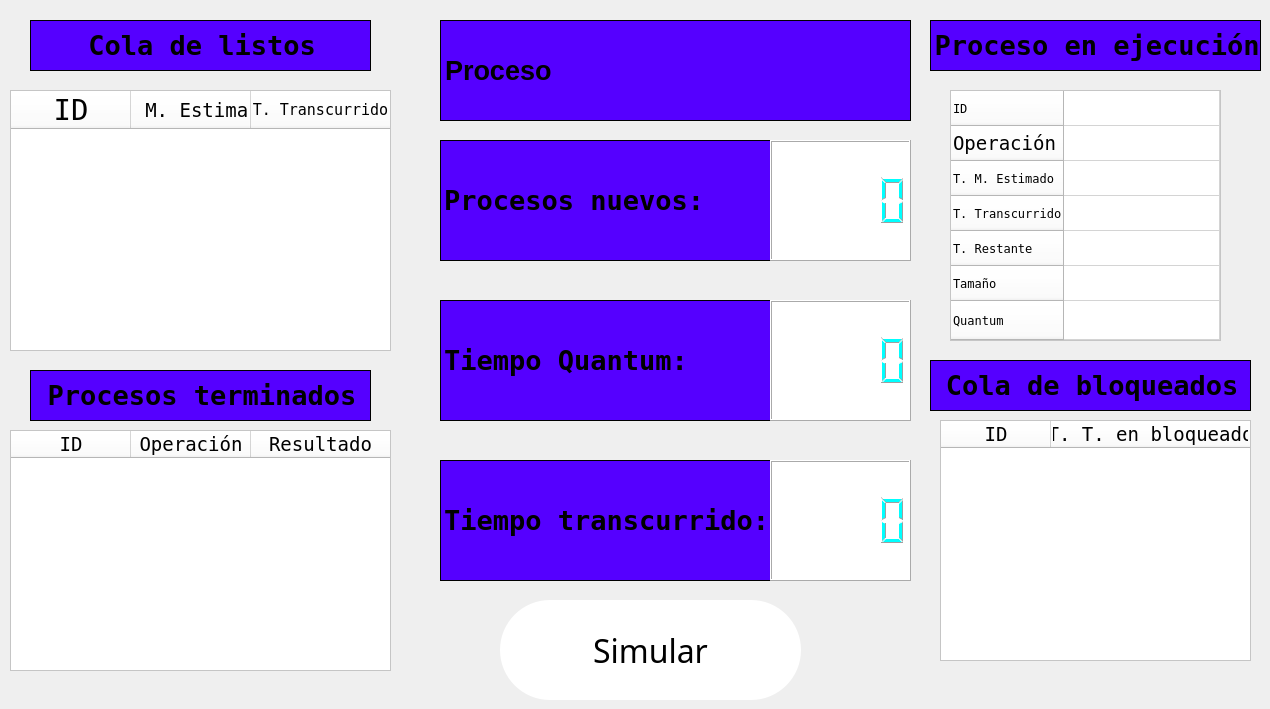
    <widget class="QWidget" name="mostrarProcesos">
     <widget class="QTableWidget" name="readyProcessesTB">
      <property name="geometry">
       <rect>
        <x>10</x>
        <y>90</y>
        <width>381</width>
        <height>261</height>
       </rect>
      </property>
      <property name="font">
       <font>
        <family>Fixedsys</family>
        <pointsize>12</pointsize>
       </font>
      </property>
      <property name="styleSheet">
       <string notr="true">background-color: white;
color: black;</string>
      </property>
      <property name="frameShape">
       <enum>QFrame::StyledPanel</enum>
      </property>
      <property name="editTriggers">
       <set>QAbstractItemView::NoEditTriggers</set>
      </property>
      <attribute name="horizontalHeaderCascadingSectionResizes">
       <bool>false</bool>
      </attribute>
      <attribute name="horizontalHeaderMinimumSectionSize">
       <number>120</number>
      </attribute>
      <attribute name="horizontalHeaderDefaultSectionSize">
       <number>120</number>
      </attribute>
      <attribute name="horizontalHeaderStretchLastSection">
       <bool>true</bool>
      </attribute>
      <attribute name="verticalHeaderVisible">
       <bool>false</bool>
      </attribute>
      <attribute name="verticalHeaderDefaultSectionSize">
       <number>30</number>
      </attribute>
      <column>
       <property name="text">
        <string>ID</string>
       </property>
       <property name="font">
        <font>
         <family>Fixedsys</family>
         <pointsize>22</pointsize>
        </font>
       </property>
       <property name="background">
        <color>
         <red>255</red>
         <green>255</green>
         <blue>255</blue>
        </color>
       </property>
      </column>
      <column>
       <property name="text">
        <string>T. M. Estimado</string>
       </property>
       <property name="font">
        <font>
         <family>Fixedsys</family>
         <pointsize>14</pointsize>
        </font>
       </property>
       <property name="background">
        <color>
         <red>255</red>
         <green>255</green>
         <blue>255</blue>
        </color>
       </property>
      </column>
      <column>
       <property name="text">
        <string>T. Transcurrido</string>
       </property>
       <property name="font">
        <font>
         <family>Fixedsys</family>
         <pointsize>11</pointsize>
        </font>
       </property>
      </column>
     </widget>
     <widget class="QTableWidget" name="processRuningTB">
      <property name="geometry">
       <rect>
        <x>950</x>
        <y>90</y>
        <width>271</width>
        <height>251</height>
       </rect>
      </property>
      <property name="font">
       <font>
        <family>Fixedsys</family>
        <pointsize>12</pointsize>
       </font>
      </property>
      <property name="styleSheet">
       <string notr="true">background-color: white;
color: black;
</string>
      </property>
      <property name="frameShape">
       <enum>QFrame::StyledPanel</enum>
      </property>
      <property name="editTriggers">
       <set>QAbstractItemView::NoEditTriggers</set>
      </property>
      <property name="sortingEnabled">
       <bool>false</bool>
      </property>
      <property name="rowCount">
       <number>7</number>
      </property>
      <attribute name="horizontalHeaderVisible">
       <bool>false</bool>
      </attribute>
      <attribute name="horizontalHeaderCascadingSectionResizes">
       <bool>false</bool>
      </attribute>
      <attribute name="horizontalHeaderMinimumSectionSize">
       <number>100</number>
      </attribute>
      <attribute name="horizontalHeaderDefaultSectionSize">
       <number>100</number>
      </attribute>
      <attribute name="horizontalHeaderStretchLastSection">
       <bool>true</bool>
      </attribute>
      <attribute name="verticalHeaderVisible">
       <bool>true</bool>
      </attribute>
      <attribute name="verticalHeaderCascadingSectionResizes">
       <bool>false</bool>
      </attribute>
      <attribute name="verticalHeaderMinimumSectionSize">
       <number>35</number>
      </attribute>
      <attribute name="verticalHeaderDefaultSectionSize">
       <number>35</number>
      </attribute>
      <attribute name="verticalHeaderShowSortIndicator" stdset="0">
       <bool>false</bool>
      </attribute>
      <attribute name="verticalHeaderStretchLastSection">
       <bool>true</bool>
      </attribute>
      <row>
       <property name="text">
        <string>ID</string>
       </property>
       <property name="font">
        <font>
         <family>Fixedsys</family>
         <pointsize>9</pointsize>
        </font>
       </property>
      </row>
      <row>
       <property name="text">
        <string>Operación</string>
       </property>
       <property name="font">
        <font>
         <family>Fixedsys</family>
         <pointsize>14</pointsize>
        </font>
       </property>
      </row>
      <row>
       <property name="text">
        <string>T. M. Estimado</string>
       </property>
       <property name="font">
        <font>
         <family>Fixedsys</family>
         <pointsize>9</pointsize>
        </font>
       </property>
      </row>
      <row>
       <property name="text">
        <string>T. Transcurrido</string>
       </property>
       <property name="font">
        <font>
         <family>Fixedsys</family>
         <pointsize>9</pointsize>
        </font>
       </property>
      </row>
      <row>
       <property name="text">
        <string>T. Restante</string>
       </property>
       <property name="font">
        <font>
         <family>Fixedsys</family>
         <pointsize>9</pointsize>
        </font>
       </property>
      </row>
      <row>
       <property name="text">
        <string>Tamaño</string>
       </property>
       <property name="font">
        <font>
         <family>Fixedsys</family>
         <pointsize>9</pointsize>
        </font>
       </property>
      </row>
      <row>
       <property name="text">
        <string>Quantum</string>
       </property>
       <property name="font">
        <font>
         <family>Fixedsys</family>
         <pointsize>9</pointsize>
        </font>
       </property>
      </row>
      <column>
       <property name="text">
        <string>New Column</string>
       </property>
      </column>
     </widget>
     <widget class="QTableWidget" name="finishedTB">
      <property name="enabled">
       <bool>true</bool>
      </property>
      <property name="geometry">
       <rect>
        <x>10</x>
        <y>430</y>
        <width>381</width>
        <height>241</height>
       </rect>
      </property>
      <property name="font">
       <font>
        <family>Fixedsys</family>
        <pointsize>12</pointsize>
        <bold>false</bold>
       </font>
      </property>
      <property name="styleSheet">
       <string notr="true">background-color: white;
color: black;
border-color: rgb(85, 0, 255);</string>
      </property>
      <property name="frameShape">
       <enum>QFrame::StyledPanel</enum>
      </property>
      <property name="lineWidth">
       <number>0</number>
      </property>
      <property name="autoScrollMargin">
       <number>20</number>
      </property>
      <property name="editTriggers">
       <set>QAbstractItemView::NoEditTriggers</set>
      </property>
      <attribute name="horizontalHeaderVisible">
       <bool>true</bool>
      </attribute>
      <attribute name="horizontalHeaderCascadingSectionResizes">
       <bool>true</bool>
      </attribute>
      <attribute name="horizontalHeaderMinimumSectionSize">
       <number>120</number>
      </attribute>
      <attribute name="horizontalHeaderDefaultSectionSize">
       <number>120</number>
      </attribute>
      <attribute name="horizontalHeaderHighlightSections">
       <bool>true</bool>
      </attribute>
      <attribute name="horizontalHeaderShowSortIndicator" stdset="0">
       <bool>false</bool>
      </attribute>
      <attribute name="horizontalHeaderStretchLastSection">
       <bool>true</bool>
      </attribute>
      <attribute name="verticalHeaderVisible">
       <bool>false</bool>
      </attribute>
      <attribute name="verticalHeaderMinimumSectionSize">
       <number>30</number>
      </attribute>
      <column>
       <property name="text">
        <string>ID</string>
       </property>
       <property name="font">
        <font>
         <family>Fixedsys</family>
         <pointsize>14</pointsize>
        </font>
       </property>
       <property name="background">
        <color>
         <red>255</red>
         <green>255</green>
         <blue>255</blue>
        </color>
       </property>
      </column>
      <column>
       <property name="text">
        <string>Operación</string>
       </property>
       <property name="font">
        <font>
         <family>Fixedsys</family>
         <pointsize>14</pointsize>
        </font>
       </property>
       <property name="background">
        <color>
         <red>255</red>
         <green>255</green>
         <blue>255</blue>
        </color>
       </property>
      </column>
      <column>
       <property name="text">
        <string>Resultado</string>
       </property>
       <property name="font">
        <font>
         <family>Fixedsys</family>
         <pointsize>14</pointsize>
        </font>
       </property>
       <property name="background">
        <color>
         <red>255</red>
         <green>255</green>
         <blue>255</blue>
        </color>
       </property>
      </column>
     </widget>
     <widget class="QTableWidget" name="blockTB">
      <property name="enabled">
       <bool>true</bool>
      </property>
      <property name="geometry">
       <rect>
        <x>940</x>
        <y>420</y>
        <width>311</width>
        <height>241</height>
       </rect>
      </property>
      <property name="font">
       <font>
        <family>Fixedsys</family>
        <pointsize>12</pointsize>
        <bold>false</bold>
       </font>
      </property>
      <property name="styleSheet">
       <string notr="true">background-color: white;
color: black;
border-color: rgb(85, 0, 255);</string>
      </property>
      <property name="frameShape">
       <enum>QFrame::StyledPanel</enum>
      </property>
      <property name="lineWidth">
       <number>0</number>
      </property>
      <property name="autoScrollMargin">
       <number>20</number>
      </property>
      <property name="editTriggers">
       <set>QAbstractItemView::NoEditTriggers</set>
      </property>
      <attribute name="horizontalHeaderVisible">
       <bool>true</bool>
      </attribute>
      <attribute name="horizontalHeaderCascadingSectionResizes">
       <bool>true</bool>
      </attribute>
      <attribute name="horizontalHeaderMinimumSectionSize">
       <number>110</number>
      </attribute>
      <attribute name="horizontalHeaderDefaultSectionSize">
       <number>110</number>
      </attribute>
      <attribute name="horizontalHeaderHighlightSections">
       <bool>true</bool>
      </attribute>
      <attribute name="horizontalHeaderShowSortIndicator" stdset="0">
       <bool>false</bool>
      </attribute>
      <attribute name="horizontalHeaderStretchLastSection">
       <bool>true</bool>
      </attribute>
      <attribute name="verticalHeaderVisible">
       <bool>false</bool>
      </attribute>
      <attribute name="verticalHeaderMinimumSectionSize">
       <number>30</number>
      </attribute>
      <column>
       <property name="text">
        <string>ID</string>
       </property>
       <property name="font">
        <font>
         <family>Fixedsys</family>
         <pointsize>14</pointsize>
        </font>
       </property>
       <property name="background">
        <color>
         <red>255</red>
         <green>255</green>
         <blue>255</blue>
        </color>
       </property>
      </column>
      <column>
       <property name="text">
        <string>T. T. en bloqueado</string>
       </property>
       <property name="font">
        <font>
         <family>Fixedsys</family>
         <pointsize>14</pointsize>
        </font>
       </property>
       <property name="background">
        <color>
         <red>255</red>
         <green>255</green>
         <blue>255</blue>
        </color>
       </property>
      </column>
     </widget>
     <widget class="QLCDNumber" name="globalCountLCD">
      <property name="geometry">
       <rect>
        <x>770</x>
        <y>460</y>
        <width>141</width>
        <height>121</height>
       </rect>
      </property>
      <property name="font">
       <font>
        <pointsize>20</pointsize>
       </font>
      </property>
      <property name="layoutDirection">
       <enum>Qt::LeftToRight</enum>
      </property>
      <property name="autoFillBackground">
       <bool>false</bool>
      </property>
      <property name="styleSheet">
       <string notr="true">background-color: rgb(255, 255, 255);
color: rgb(0, 255, 255);</string>
      </property>
      <property name="frameShape">
       <enum>QFrame::Box</enum>
      </property>
      <property name="segmentStyle">
       <enum>QLCDNumber::Filled</enum>
      </property>
     </widget>
     <widget class="QLCDNumber" name="newProcessesLCD">
      <property name="geometry">
       <rect>
        <x>770</x>
        <y>140</y>
        <width>141</width>
        <height>121</height>
       </rect>
      </property>
      <property name="font">
       <font>
        <family>Modern</family>
        <italic>false</italic>
       </font>
      </property>
      <property name="contextMenuPolicy">
       <enum>Qt::DefaultContextMenu</enum>
      </property>
      <property name="toolTip">
       <string>&lt;!DOCTYPE HTML PUBLIC &quot;-//W3C//DTD HTML 4.0//EN&quot; &quot;http://www.w3.org/TR/REC-html40/strict.dtd&quot;&gt;
&lt;html&gt;&lt;head&gt;&lt;meta name=&quot;qrichtext&quot; content=&quot;1&quot; /&gt;&lt;meta charset=&quot;utf-8&quot; /&gt;&lt;style type=&quot;text/css&quot;&gt;
p, li { white-space: pre-wrap; }
hr { height: 1px; border-width: 0; }
&lt;/style&gt;&lt;/head&gt;&lt;body style=&quot; font-family:'Segoe UI'; font-size:9pt; font-weight:400; font-style:normal;&quot;&gt;
&lt;p align=&quot;center&quot; style=&quot; margin-top:12px; margin-bottom:12px; margin-left:0px; margin-right:0px; -qt-block-indent:0; text-indent:0px;&quot;&gt;&lt;span style=&quot; font-size:22pt;&quot;&gt;&lt;br /&gt;&lt;/span&gt;&lt;/p&gt;&lt;/body&gt;&lt;/html&gt;</string>
      </property>
      <property name="layoutDirection">
       <enum>Qt::LeftToRight</enum>
      </property>
      <property name="styleSheet">
       <string notr="true">background-color: rgb(255, 255, 255);
color: rgb(0, 255, 255);</string>
      </property>
      <property name="frameShape">
       <enum>QFrame::Box</enum>
      </property>
      <property name="frameShadow">
       <enum>QFrame::Raised</enum>
      </property>
      <property name="lineWidth">
       <number>1</number>
      </property>
      <property name="mode">
       <enum>QLCDNumber::Dec</enum>
      </property>
      <property name="segmentStyle">
       <enum>QLCDNumber::Filled</enum>
      </property>
     </widget>
     <widget class="QPushButton" name="startRunPB">
      <property name="geometry">
       <rect>
        <x>500</x>
        <y>600</y>
        <width>301</width>
        <height>100</height>
       </rect>
      </property>
      <property name="font">
       <font>
        <family>Bernard MT Condensed</family>
        <pointsize>24</pointsize>
        <bold>false</bold>
       </font>
      </property>
      <property name="styleSheet">
       <string notr="true">QPushButton {
        background-color: rgb(255, 255, 255);
        border: none;
        color: rgb(0, 0, 0);
        border-radius: 50px;
}

QPushButton:hover {
        background-color: rgb(157, 157, 157);
}

QPushButton:pressed {
        background-color:rgb(85, 0, 255)
}</string>
      </property>
      <property name="text">
       <string>Simular</string>
      </property>
      <property name="icon">
       <iconset>
        <normaloff>Tuercas.ico</normaloff>Tuercas.ico</iconset>
      </property>
      <property name="iconSize">
       <size>
        <width>40</width>
        <height>40</height>
       </size>
      </property>
      <property name="shortcut">
       <string/>
      </property>
      <property name="checkable">
       <bool>false</bool>
      </property>
      <property name="checked">
       <bool>false</bool>
      </property>
      <property name="autoRepeat">
       <bool>false</bool>
      </property>
      <property name="autoExclusive">
       <bool>false</bool>
      </property>
      <property name="autoDefault">
       <bool>false</bool>
      </property>
      <property name="default">
       <bool>false</bool>
      </property>
     </widget>
     <widget class="QLabel" name="label_6">
      <property name="geometry">
       <rect>
        <x>440</x>
        <y>140</y>
        <width>471</width>
        <height>121</height>
       </rect>
      </property>
      <property name="font">
       <font>
        <family>Fixedsys</family>
       </font>
      </property>
      <property name="styleSheet">
       <string notr="true">background-color: rgb(85, 0, 255);</string>
      </property>
      <property name="frameShape">
       <enum>QFrame::Panel</enum>
      </property>
      <property name="text">
       <string>&lt;!DOCTYPE HTML PUBLIC &quot;-//W3C//DTD HTML 4.0//EN&quot; &quot;http://www.w3.org/TR/REC-html40/strict.dtd&quot;&gt;
&lt;html&gt;&lt;head&gt;&lt;meta name=&quot;qrichtext&quot; content=&quot;1&quot; /&gt;&lt;meta charset=&quot;utf-8&quot; /&gt;&lt;style type=&quot;text/css&quot;&gt;
p, li { white-space: pre-wrap; }
hr { height: 1px; border-width: 0; }
&lt;/style&gt;&lt;/head&gt;&lt;body style=&quot; font-family:'Fixedsys'; font-size:9pt; font-weight:400; font-style:normal;&quot;&gt;
&lt;p style=&quot; margin-top:0px; margin-bottom:0px; margin-left:0px; margin-right:0px; -qt-block-indent:0; text-indent:0px;&quot;&gt;&lt;span style=&quot; font-family:'Segoe UI'; font-size:20pt; font-weight:700;&quot;&gt;Procesos nuevos:&lt;/span&gt;&lt;/p&gt;&lt;/body&gt;&lt;/html&gt;</string>
      </property>
     </widget>
     <widget class="QLabel" name="label_8">
      <property name="geometry">
       <rect>
        <x>440</x>
        <y>460</y>
        <width>471</width>
        <height>121</height>
       </rect>
      </property>
      <property name="font">
       <font>
        <family>Fixedsys</family>
       </font>
      </property>
      <property name="styleSheet">
       <string notr="true">background-color: rgb(85, 0, 255);</string>
      </property>
      <property name="frameShape">
       <enum>QFrame::Panel</enum>
      </property>
      <property name="text">
       <string>&lt;!DOCTYPE HTML PUBLIC &quot;-//W3C//DTD HTML 4.0//EN&quot; &quot;http://www.w3.org/TR/REC-html40/strict.dtd&quot;&gt;
&lt;html&gt;&lt;head&gt;&lt;meta name=&quot;qrichtext&quot; content=&quot;1&quot; /&gt;&lt;meta charset=&quot;utf-8&quot; /&gt;&lt;style type=&quot;text/css&quot;&gt;
p, li { white-space: pre-wrap; }
hr { height: 1px; border-width: 0; }
&lt;/style&gt;&lt;/head&gt;&lt;body style=&quot; font-family:'Fixedsys'; font-size:9pt; font-weight:400; font-style:normal;&quot;&gt;
&lt;p style=&quot; margin-top:0px; margin-bottom:0px; margin-left:0px; margin-right:0px; -qt-block-indent:0; text-indent:0px;&quot;&gt;&lt;span style=&quot; font-family:'Segoe UI'; font-size:20pt; font-weight:700;&quot;&gt;Tiempo transcurrido:&lt;/span&gt;&lt;/p&gt;&lt;/body&gt;&lt;/html&gt;</string>
      </property>
     </widget>
     <widget class="QLabel" name="label_9">
      <property name="geometry">
       <rect>
        <x>30</x>
        <y>20</y>
        <width>341</width>
        <height>51</height>
       </rect>
      </property>
      <property name="font">
       <font>
        <family>Fixedsys</family>
       </font>
      </property>
      <property name="styleSheet">
       <string notr="true">background-color: rgb(85, 0, 255);</string>
      </property>
      <property name="frameShape">
       <enum>QFrame::Panel</enum>
      </property>
      <property name="text">
       <string>&lt;!DOCTYPE HTML PUBLIC &quot;-//W3C//DTD HTML 4.0//EN&quot; &quot;http://www.w3.org/TR/REC-html40/strict.dtd&quot;&gt;
&lt;html&gt;&lt;head&gt;&lt;meta name=&quot;qrichtext&quot; content=&quot;1&quot; /&gt;&lt;meta charset=&quot;utf-8&quot; /&gt;&lt;style type=&quot;text/css&quot;&gt;
p, li { white-space: pre-wrap; }
hr { height: 1px; border-width: 0; }
&lt;/style&gt;&lt;/head&gt;&lt;body style=&quot; font-family:'Fixedsys'; font-size:9pt; font-weight:400; font-style:normal;&quot;&gt;
&lt;p align=&quot;center&quot; style=&quot; margin-top:0px; margin-bottom:0px; margin-left:0px; margin-right:0px; -qt-block-indent:0; text-indent:0px;&quot;&gt;&lt;span style=&quot; font-family:'Segoe UI'; font-size:20pt; font-weight:700;&quot;&gt;Cola de listos&lt;/span&gt;&lt;/p&gt;&lt;/body&gt;&lt;/html&gt;</string>
      </property>
     </widget>
     <widget class="QLabel" name="label_10">
      <property name="geometry">
       <rect>
        <x>930</x>
        <y>20</y>
        <width>331</width>
        <height>51</height>
       </rect>
      </property>
      <property name="font">
       <font>
        <family>Fixedsys</family>
       </font>
      </property>
      <property name="styleSheet">
       <string notr="true">background-color: rgb(85, 0, 255);</string>
      </property>
      <property name="frameShape">
       <enum>QFrame::Panel</enum>
      </property>
      <property name="text">
       <string>&lt;!DOCTYPE HTML PUBLIC &quot;-//W3C//DTD HTML 4.0//EN&quot; &quot;http://www.w3.org/TR/REC-html40/strict.dtd&quot;&gt;
&lt;html&gt;&lt;head&gt;&lt;meta name=&quot;qrichtext&quot; content=&quot;1&quot; /&gt;&lt;meta charset=&quot;utf-8&quot; /&gt;&lt;style type=&quot;text/css&quot;&gt;
p, li { white-space: pre-wrap; }
hr { height: 1px; border-width: 0; }
&lt;/style&gt;&lt;/head&gt;&lt;body style=&quot; font-family:'Fixedsys'; font-size:9pt; font-weight:400; font-style:normal;&quot;&gt;
&lt;p align=&quot;center&quot; style=&quot; margin-top:0px; margin-bottom:0px; margin-left:0px; margin-right:0px; -qt-block-indent:0; text-indent:0px;&quot;&gt;&lt;span style=&quot; font-family:'Segoe UI'; font-size:20pt; font-weight:700;&quot;&gt;Proceso en ejecución&lt;/span&gt;&lt;/p&gt;&lt;/body&gt;&lt;/html&gt;</string>
      </property>
     </widget>
     <widget class="QLabel" name="label_11">
      <property name="geometry">
       <rect>
        <x>930</x>
        <y>360</y>
        <width>321</width>
        <height>51</height>
       </rect>
      </property>
      <property name="font">
       <font>
        <family>Fixedsys</family>
       </font>
      </property>
      <property name="styleSheet">
       <string notr="true">background-color: rgb(85, 0, 255);</string>
      </property>
      <property name="frameShape">
       <enum>QFrame::Panel</enum>
      </property>
      <property name="text">
       <string>&lt;!DOCTYPE HTML PUBLIC &quot;-//W3C//DTD HTML 4.0//EN&quot; &quot;http://www.w3.org/TR/REC-html40/strict.dtd&quot;&gt;
&lt;html&gt;&lt;head&gt;&lt;meta name=&quot;qrichtext&quot; content=&quot;1&quot; /&gt;&lt;meta charset=&quot;utf-8&quot; /&gt;&lt;style type=&quot;text/css&quot;&gt;
p, li { white-space: pre-wrap; }
hr { height: 1px; border-width: 0; }
&lt;/style&gt;&lt;/head&gt;&lt;body style=&quot; font-family:'Fixedsys'; font-size:9pt; font-weight:400; font-style:normal;&quot;&gt;
&lt;p align=&quot;center&quot; style=&quot; margin-top:0px; margin-bottom:0px; margin-left:0px; margin-right:0px; -qt-block-indent:0; text-indent:0px;&quot;&gt;&lt;span style=&quot; font-family:'Segoe UI'; font-size:20pt; font-weight:700;&quot;&gt;Cola de bloqueados&lt;/span&gt;&lt;/p&gt;&lt;/body&gt;&lt;/html&gt;</string>
      </property>
     </widget>
     <widget class="QLabel" name="label_12">
      <property name="geometry">
       <rect>
        <x>30</x>
        <y>370</y>
        <width>341</width>
        <height>51</height>
       </rect>
      </property>
      <property name="font">
       <font>
        <family>Fixedsys</family>
       </font>
      </property>
      <property name="styleSheet">
       <string notr="true">background-color: rgb(85, 0, 255);</string>
      </property>
      <property name="frameShape">
       <enum>QFrame::Panel</enum>
      </property>
      <property name="text">
       <string>&lt;!DOCTYPE HTML PUBLIC &quot;-//W3C//DTD HTML 4.0//EN&quot; &quot;http://www.w3.org/TR/REC-html40/strict.dtd&quot;&gt;
&lt;html&gt;&lt;head&gt;&lt;meta name=&quot;qrichtext&quot; content=&quot;1&quot; /&gt;&lt;meta charset=&quot;utf-8&quot; /&gt;&lt;style type=&quot;text/css&quot;&gt;
p, li { white-space: pre-wrap; }
hr { height: 1px; border-width: 0; }
&lt;/style&gt;&lt;/head&gt;&lt;body style=&quot; font-family:'Fixedsys'; font-size:9pt; font-weight:400; font-style:normal;&quot;&gt;
&lt;p align=&quot;center&quot; style=&quot; margin-top:0px; margin-bottom:0px; margin-left:0px; margin-right:0px; -qt-block-indent:0; text-indent:0px;&quot;&gt;&lt;span style=&quot; font-family:'Segoe UI'; font-size:20pt; font-weight:700;&quot;&gt;Procesos terminados&lt;/span&gt;&lt;/p&gt;&lt;/body&gt;&lt;/html&gt;</string>
      </property>
     </widget>
     <widget class="QLCDNumber" name="quantumLCD">
      <property name="geometry">
       <rect>
        <x>770</x>
        <y>300</y>
        <width>141</width>
        <height>121</height>
       </rect>
      </property>
      <property name="font">
       <font>
        <family>Modern</family>
        <italic>false</italic>
       </font>
      </property>
      <property name="contextMenuPolicy">
       <enum>Qt::DefaultContextMenu</enum>
      </property>
      <property name="toolTip">
       <string>&lt;!DOCTYPE HTML PUBLIC &quot;-//W3C//DTD HTML 4.0//EN&quot; &quot;http://www.w3.org/TR/REC-html40/strict.dtd&quot;&gt;
&lt;html&gt;&lt;head&gt;&lt;meta name=&quot;qrichtext&quot; content=&quot;1&quot; /&gt;&lt;meta charset=&quot;utf-8&quot; /&gt;&lt;style type=&quot;text/css&quot;&gt;
p, li { white-space: pre-wrap; }
hr { height: 1px; border-width: 0; }
&lt;/style&gt;&lt;/head&gt;&lt;body style=&quot; font-family:'Segoe UI'; font-size:9pt; font-weight:400; font-style:normal;&quot;&gt;
&lt;p align=&quot;center&quot; style=&quot; margin-top:12px; margin-bottom:12px; margin-left:0px; margin-right:0px; -qt-block-indent:0; text-indent:0px;&quot;&gt;&lt;span style=&quot; font-size:22pt;&quot;&gt;&lt;br /&gt;&lt;/span&gt;&lt;/p&gt;&lt;/body&gt;&lt;/html&gt;</string>
      </property>
      <property name="layoutDirection">
       <enum>Qt::LeftToRight</enum>
      </property>
      <property name="styleSheet">
       <string notr="true">background-color: rgb(255, 255, 255);
color: rgb(0, 255, 255);</string>
      </property>
      <property name="frameShape">
       <enum>QFrame::Box</enum>
      </property>
      <property name="frameShadow">
       <enum>QFrame::Raised</enum>
      </property>
      <property name="lineWidth">
       <number>1</number>
      </property>
      <property name="mode">
       <enum>QLCDNumber::Dec</enum>
      </property>
      <property name="segmentStyle">
       <enum>QLCDNumber::Filled</enum>
      </property>
     </widget>
     <widget class="QLabel" name="label_13">
      <property name="geometry">
       <rect>
        <x>440</x>
        <y>300</y>
        <width>471</width>
        <height>121</height>
       </rect>
      </property>
      <property name="font">
       <font>
        <family>Fixedsys</family>
       </font>
      </property>
      <property name="styleSheet">
       <string notr="true">background-color: rgb(85, 0, 255);</string>
      </property>
      <property name="frameShape">
       <enum>QFrame::Panel</enum>
      </property>
      <property name="text">
       <string>&lt;!DOCTYPE HTML PUBLIC &quot;-//W3C//DTD HTML 4.0//EN&quot; &quot;http://www.w3.org/TR/REC-html40/strict.dtd&quot;&gt;
&lt;html&gt;&lt;head&gt;&lt;meta name=&quot;qrichtext&quot; content=&quot;1&quot; /&gt;&lt;meta charset=&quot;utf-8&quot; /&gt;&lt;style type=&quot;text/css&quot;&gt;
p, li { white-space: pre-wrap; }
hr { height: 1px; border-width: 0; }
&lt;/style&gt;&lt;/head&gt;&lt;body style=&quot; font-family:'Fixedsys'; font-size:9pt; font-weight:400; font-style:normal;&quot;&gt;
&lt;p style=&quot; margin-top:0px; margin-bottom:0px; margin-left:0px; margin-right:0px; -qt-block-indent:0; text-indent:0px;&quot;&gt;&lt;span style=&quot; font-family:'Segoe UI'; font-size:20pt; font-weight:700;&quot;&gt;Tiempo Quantum:&lt;/span&gt;&lt;/p&gt;&lt;/body&gt;&lt;/html&gt;</string>
      </property>
     </widget>
     <widget class="QLabel" name="nextProcessLB">
      <property name="geometry">
       <rect>
        <x>440</x>
        <y>20</y>
        <width>471</width>
        <height>101</height>
       </rect>
      </property>
      <property name="font">
       <font>
        <family>Segoe UI</family>
        <pointsize>12</pointsize>
        <bold>false</bold>
       </font>
      </property>
      <property name="styleSheet">
       <string notr="true">background-color: rgb(85, 0, 255);</string>
      </property>
      <property name="frameShape">
       <enum>QFrame::Panel</enum>
      </property>
      <property name="text">
       <string>&lt;!DOCTYPE HTML PUBLIC &quot;-//W3C//DTD HTML 4.0//EN&quot; &quot;http://www.w3.org/TR/REC-html40/strict.dtd&quot;&gt;
&lt;html&gt;&lt;head&gt;&lt;meta name=&quot;qrichtext&quot; content=&quot;1&quot; /&gt;&lt;meta charset=&quot;utf-8&quot; /&gt;&lt;style type=&quot;text/css&quot;&gt;
p, li { white-space: pre-wrap; }
hr { height: 1px; border-width: 0; }
&lt;/style&gt;&lt;/head&gt;&lt;body style=&quot; font-family:'Fixedsys'; font-size:9pt; font-weight:400; font-style:normal;&quot;&gt;
&lt;p style=&quot; margin-top:0px; margin-bottom:0px; margin-left:0px; margin-right:0px; -qt-block-indent:0; text-indent:0px;&quot;&gt;&lt;span style=&quot; font-family:'Segoe UI'; font-size:20pt; font-weight:700;&quot;&gt;Proceso&lt;/span&gt;&lt;/p&gt;&lt;/body&gt;&lt;/html&gt;</string>
      </property>
     </widget>
     <zorder>label_13</zorder>
     <zorder>label_8</zorder>
     <zorder>label_6</zorder>
     <zorder>readyProcessesTB</zorder>
     <zorder>processRuningTB</zorder>
     <zorder>finishedTB</zorder>
     <zorder>blockTB</zorder>
     <zorder>globalCountLCD</zorder>
     <zorder>newProcessesLCD</zorder>
     <zorder>startRunPB</zorder>
     <zorder>label_9</zorder>
     <zorder>label_10</zorder>
     <zorder>label_11</zorder>
     <zorder>label_12</zorder>
     <zorder>quantumLCD</zorder>
     <zorder>nextProcessLB</zorder>
    </widget>
